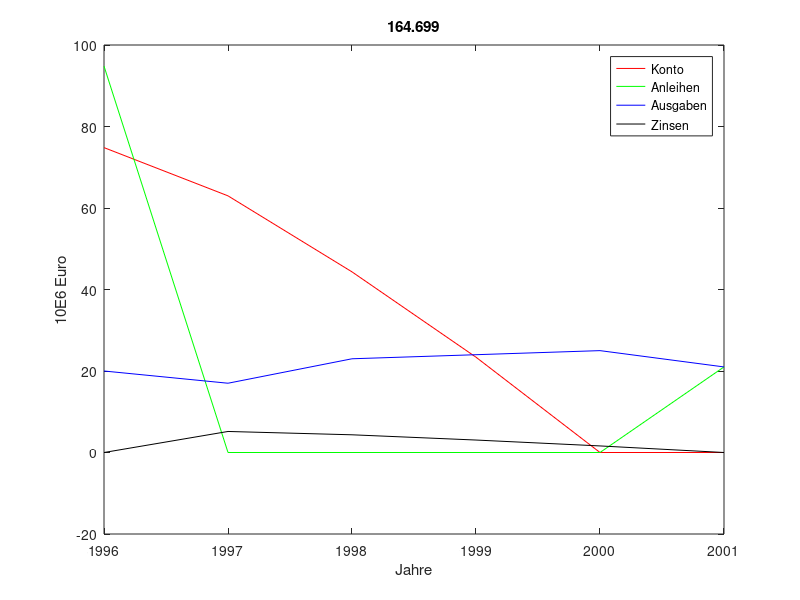

Write the MATLAB code that produced this figure.
b=[94.8194;0;0;0;0;21];r=[1.5;1.42;1.32;1.23;1.15;1.07];c=[20;17;23;24;25;21];a=[0;0;0;0;0;0];z=[0;0;0;0;0;0];jahre=[1996;1997;1998;1999;2000;2001];%b=c;a(1)=b(1)-c(1)for i=2:6  a(i)=b(i)-c(i)+a(i-1)*1.069;  z(i)=a(i-1)*0.069;endforplot(jahre,a,'r')hold onplot(jahre,b,'g')plot(jahre,c,'b')plot(jahre,z,'k')legend('Konto','Anleihen','Ausgaben','Zinsen')xlabel('Jahre')ylabel('10E6 Euro')summeRueckZahl=sum(b.*r);title(summeRueckZahl)anualRate=[nthroot(1.50,5); nthroot(1.42,4);nthroot(1.32,3);nthroot(1.23,2);nthroot(1.15,1);0.07];